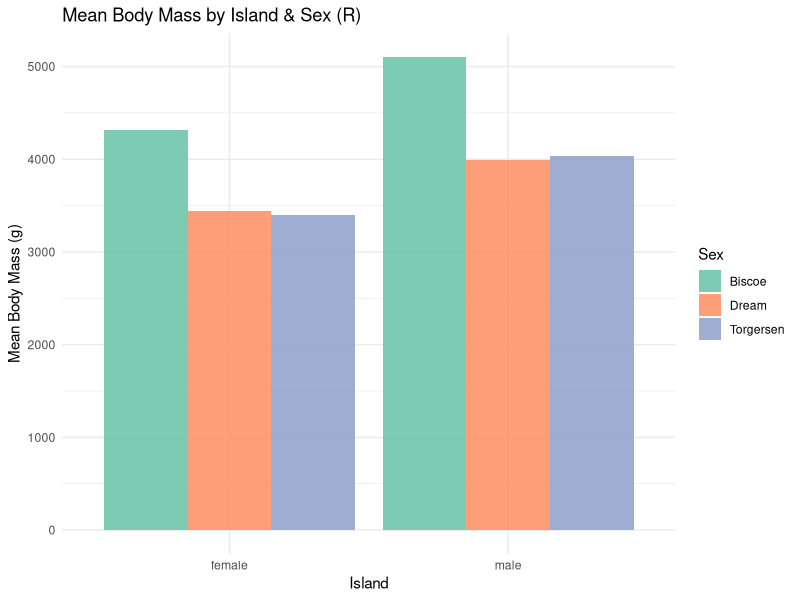

R code for this plot:
## ---- chunk 1
#| message: false
#| warning: false
library(dplyr)
library(ggplot2)
library(palmerpenguins)
library(tidyverse)
## ---- chunk 2
data("penguins")
glimpse(penguins)
## ---- chunk 3
df_r <- penguins |>
    drop_na() |>
    group_by(sex, island) |>
    summarize(mean_mass = mean(body_mass_g, na.rm = TRUE))
## ---- chunk 4
#| label: fig-penguin-mass-r-mixed
#| fig-cap: "Mean Body Mass by Island & Sex (R)."

ggplot(df_r, aes(x = sex, y = mean_mass, fill = island)) +
    geom_col(position = "dodge", alpha = 0.85) +
    scale_fill_brewer(palette = "Set2") +
    labs(
        title = "Mean Body Mass by Island & Sex (R)",
        x = "Island",
        y = "Mean Body Mass (g)",
        fill = "Sex"
    ) +
    theme_minimal()
